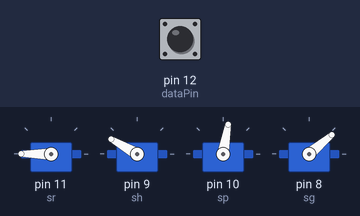
This sketch was run on a simulated Arduino Mega 2560, built with avr-gcc and run on an emulated ATmega2560. Shown: 4 × servo. The inputs (shaded band) are chosen by the test bench; at power-on: pin 12 (dataPin) LOW.

Above: at 1.2 s.
1.3 s: pin 12 (dataPin) pulsed HIGH 2 times (0.12 s each, 0.3 s apart)
At 3.2 s:
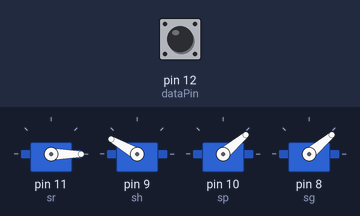
At 4.3 s:
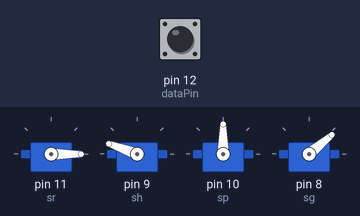
4.9 s: pin 12 (dataPin) pulsed HIGH 5 times (0.12 s each, 0.3 s apart)
At 8.11 s:
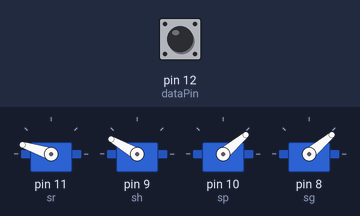
Timing chart, 0 to 10.2 s (numbered marks = the images above; inputs shaded):
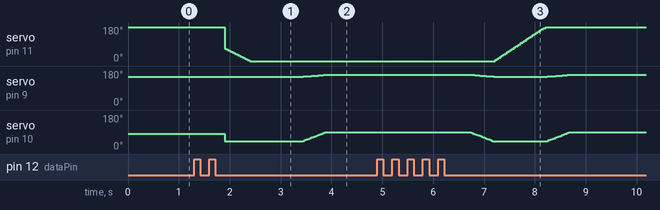

The sketch:

armcontrol.ino
```cpp
#include <Servo.h>

const int dataPin = 12;

Servo sr; // Servo Rotate
Servo sh; // Servo Height
Servo sp; // Servo Plane
Servo sg; // Servo Grab

int timer = 0;
int cr = 65;
int ch = 150;
int cp = 40;
int cg = 40;

void setup() {
  pinMode(dataPin, INPUT);

  sr.attach(11);
  sh.attach(9);
  sp.attach(10);
  sg.attach(8);

  sr.write(180); // Servo Rotate -> 0-180
  sh.write(150); // Servo Height -> 100-155
  sp.write(80); // Servo Plane -> 20-100
  sg.write(40); // Servo Grab -> 0-40
}

void LinearMovement(int nr, int nh, int np, int ng, int jumps, int timer) {
  int diffr = nr - cr;
  int diffh = nh - ch;
  int diffp = np - cp;
  int diffg = ng - cg;

  for (int i = 0; i < jumps; i += 1) {
    sr.write(cr + (diffr*i/jumps));
    sh.write(ch + (diffh*i/jumps));
    sp.write(cp + (diffp*i/jumps));
    sg.write(cg + (diffg*i/jumps));
    delay(timer/jumps);
  }
  sr.write(nr);
  sh.write(nh);
  sp.write(np);
  sg.write(ng);
  cr = nr;
  ch = nh;
  cp = np;
  cg = ng;
}

// Servo Rotate ->  0-180     (right-left)
// Servo Height ->  100-155   (low-high)
// Servo Plane ->   20-100    (close-far)
// Servo Grab ->    0-40      (open-close)

// int cr = 180; ch = 100; cp = 80;cg = 0;

int prevx = 0;
int dataState = 0;
int whatplant = 0;
int newx = 0;

void loop() {
  dataState = digitalRead(dataPin);
  if (dataState == HIGH) {
    whatplant += 1;
    delay(600);
  } else if (whatplant != 0 && dataState == LOW) {
      newx = (whatplant-1)*90;
      LinearMovement(prevx, 150, 40, 40, 30, 500);
      LinearMovement(newx, 150, 40, 40, 30, 1000);
      LinearMovement(newx, 160, 90, 40, 30, 500);
      prevx = newx;
      whatplant = 0;
  } else {delay(1);}
}
```

Measured:
- after the input at 1.3 s, servo on pin 11 (sr): moves from 180° to 0° over 0.49 s, starting after 0.60 s; servo on pin 9 (sh): moves from 150° to 160° over 0.44 s, starting after 2.1 s
- after the input at 4.9 s, servo on pin 11 (sr): moves from 0° to 180° over 0.98 s, starting after 2.3 s
